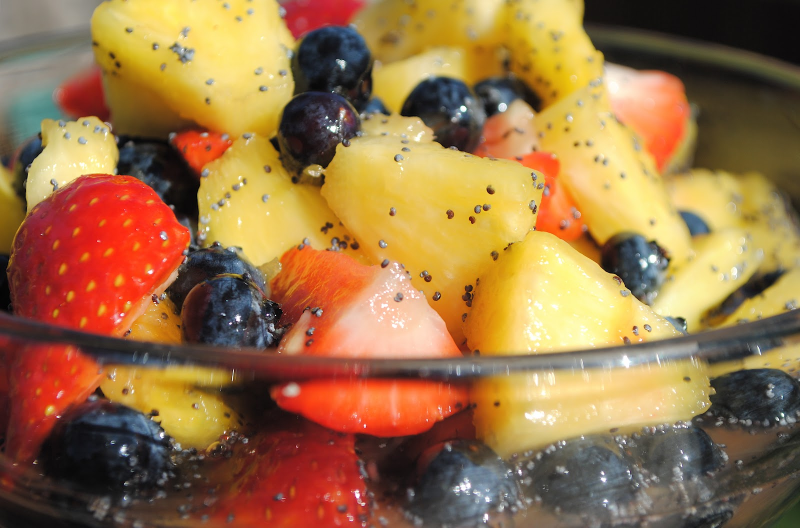
#> input picture src/Nfq/NomNomBundle/DataFixtures/ORM/fruitSalad.jpg, 1600 x 1056 px (shown at 1/2 size); its folder holds 2 pictures in this run
$ python thumbnailizer.py src/Nfq/NomNomBundle/DataFixtures/ORM   (Python 2 division)   (older library calls are emulated)
#> lines starting #> are read from the running program, lines starting #| are printed output that depends on the picture
"""
Made by M@D$K!LLZ
2014.04.08 02:51
command in terminal: thumbnailizer.py ABSOLUTE_PATH_TO_IMAGES_FOLDER
this creates a 'thumbnails' folder with thumbnailized jpeg images with ascending numerical names in this script's directory
requires python PIL library
"""
import os
import sys
import Image
from datetime import datetime as dt

def thumbnailize(path, iname, nname):
#> called with path = 'src/Nfq/NomNomBundle/DataFixtures/ORM/', iname = 'fruitSalad.jpg', nname = 1
    img = Image.open(path + iname)
#> img is the input picture: PIL image 1600x1056 RGB; mean R, G, B 154.9, 115.4, 71.7
    img.thumbnail((192, 192), Image.ANTIALIAS)
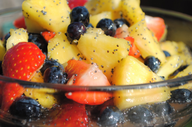
#> img: PIL image 192x127 RGB; mean R, G, B 155, 115.5, 71.7
    img.save('thumbnails/' + str(nname) + '.jpg', 'JPEG')

def main():
    startTime = dt.now()
    nname = 1
    path = sys.argv[1] + '/'
    images = os.listdir(path)

    os.mkdir('thumbnails')

    for name in images:
        if name.endswith('.jpg'):
            thumbnailize(path, name, nname)
            nname+=1
#> pass 2 of the loop in main, `for name in images:`:
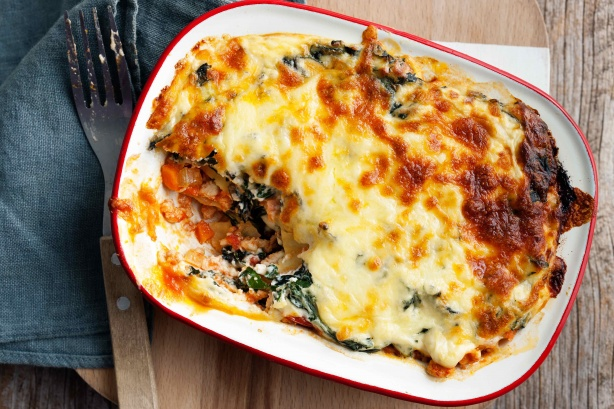
#> input picture src/Nfq/NomNomBundle/DataFixtures/ORM/lasagna.jpg, 614 x 409 px
#> in thumbnailize, img is the input picture: PIL image 614x409 RGB; mean R, G, B 158.4, 129.3, 95.8
#> in thumbnailize (call 2), `img.thumbnail((192, 192), Image.ANTIALIAS)`:
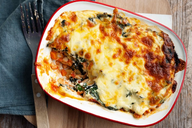
#> img: PIL image 192x128 RGB; mean R, G, B 158.4, 129.3, 95.9

    print 'done in', dt.now()-startTime, 'seconds.'
    print 'generated', nname-1, 'thumbnails.'

if __name__ == "__main__":
    main()
